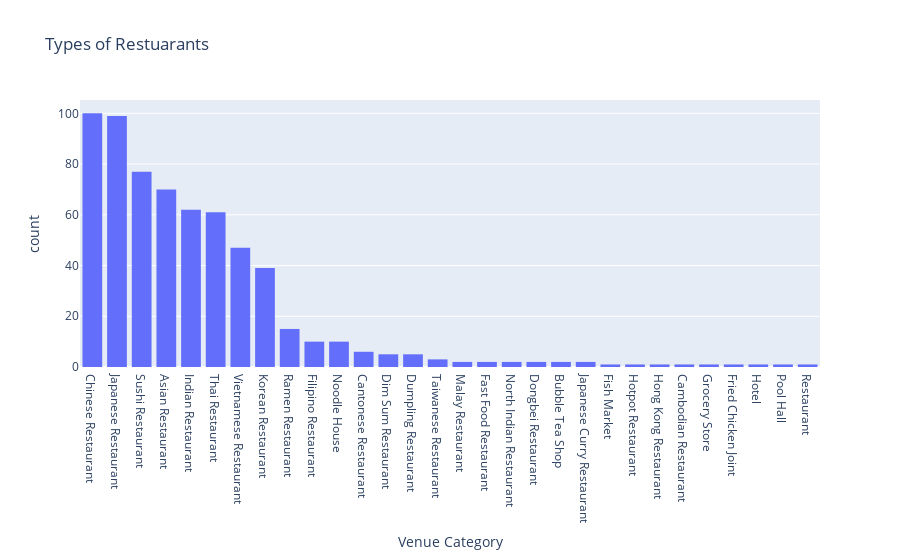

Notebook code cell kept with this figure:
### Code cell
px.histogram(data_frame=venues,x='Venue Category',title='Types of Restuarants').update_xaxes(categoryorder = 'total descending')

### Figure 1 — Plotly figure (JSON) as saved in the notebook; plotly's stock layout.template omitted (floating-point values rounded to 4 significant figures; data arrays with more than 128 entries replaced by an {"elided": "..."} marker saying what was removed)
{"data": [{"alignmentgroup": "True", "bingroup": "x", "hovertemplate": "Venue Category=%{x}<br>count=%{y}<extra></extra>", "legendgroup": "", "marker": {"color": "#636efa"}, "name": "", "offsetgroup": "", "orientation": "v", "showlegend": false, "type": "histogram", "x": {"elided": "630 str values"}, "xaxis": "x", "yaxis": "y"}], "layout": {"autosize": true, "barmode": "relative", "legend": {"tracegroupgap": 0}, "title": {"text": "Types of Restuarants"}, "xaxis": {"anchor": "y", "autorange": true, "categoryorder": "total descending", "domain": [0, 1], "range": [-0.5, 29.5], "title": {"text": "Venue Category"}, "type": "category"}, "yaxis": {"anchor": "x", "autorange": true, "domain": [0, 1], "range": [0, 105.3], "title": {"text": "count"}}}}
